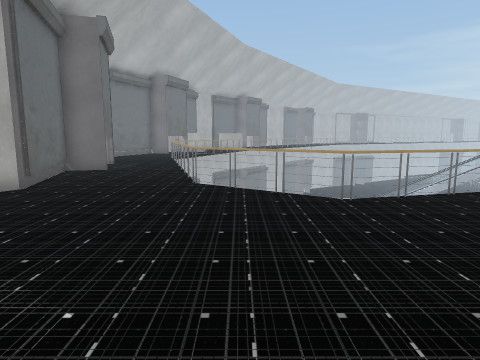
View 1 (above)

17 first-person views from a walk through a 3-D level made in the Unity game engine. The camera is 1.3 m above the floor, tilts 8° down and sees 75° across. The floor is counted in squares, 1 m on a side. Each view is taken from the middle of a square. On the plan, view 1 faces up. The plan holds only what a view shows up to about 14 squares ahead; the rest is blank. The place goes on beyond the plan. The player is left out. Some surface patterns are stand-ins.

View 2
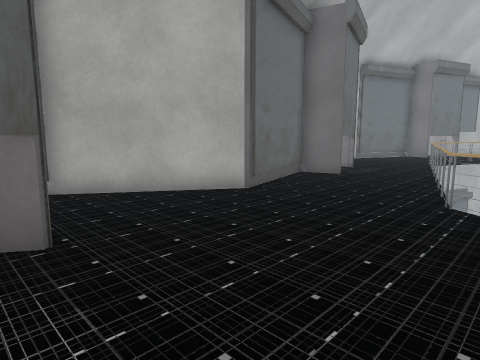

View 3
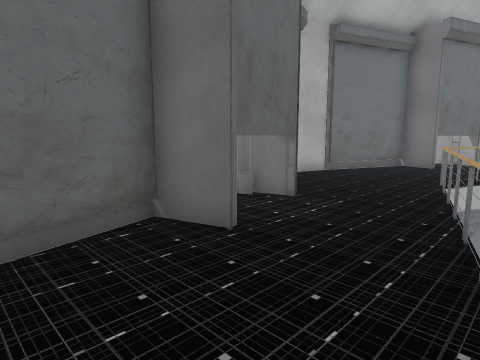

View 4
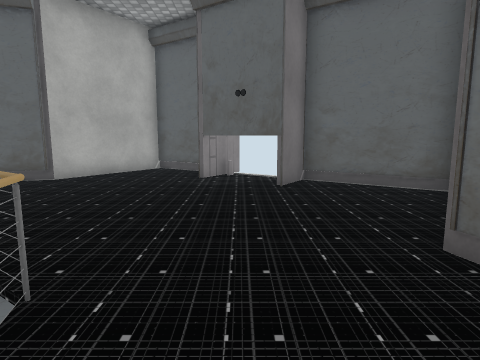

View 5
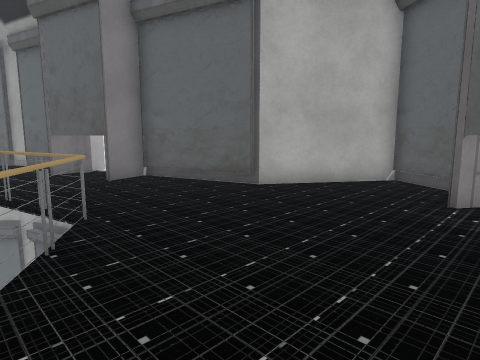

View 6
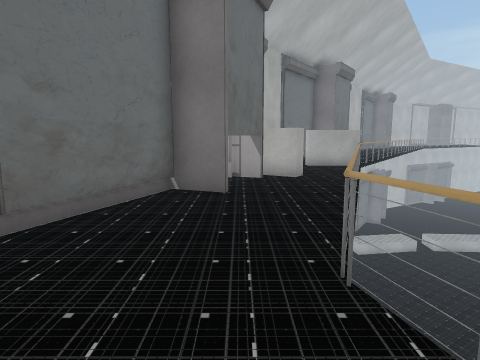

View 7
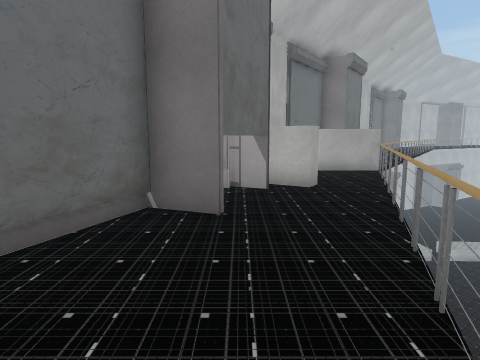

View 8
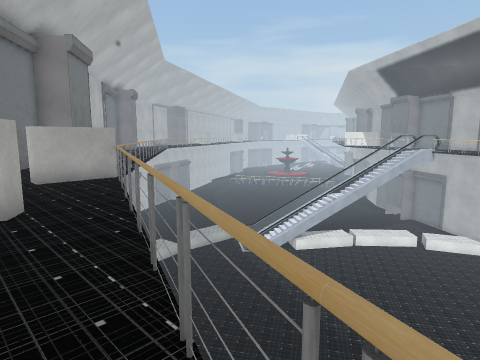

View 9
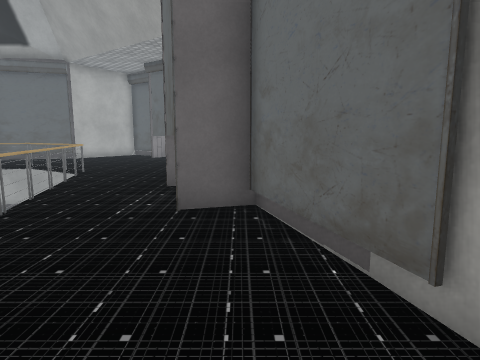

View 10
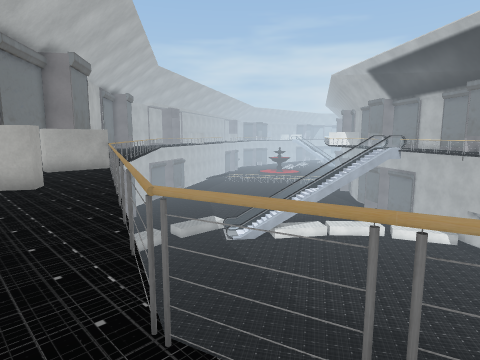

View 11
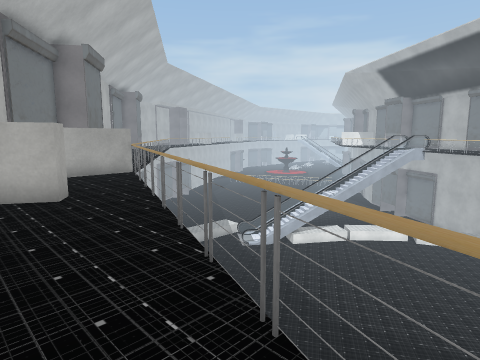

View 12
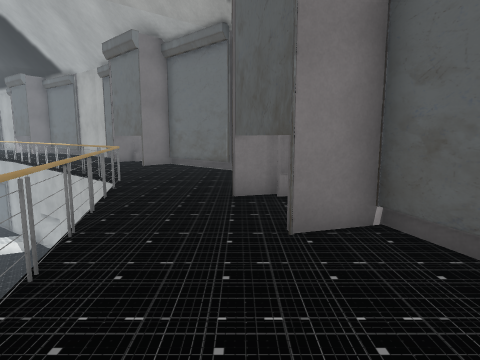

View 13
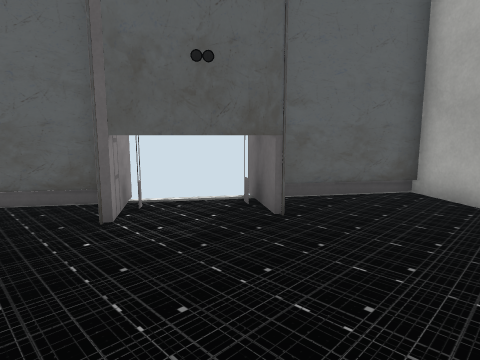

View 14
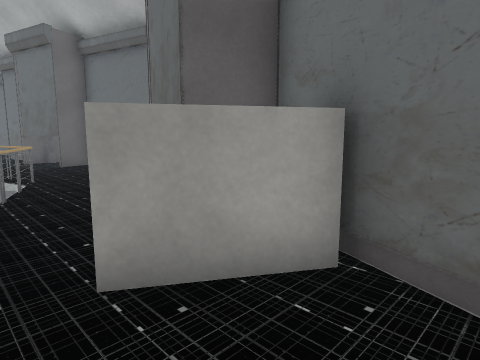

View 15
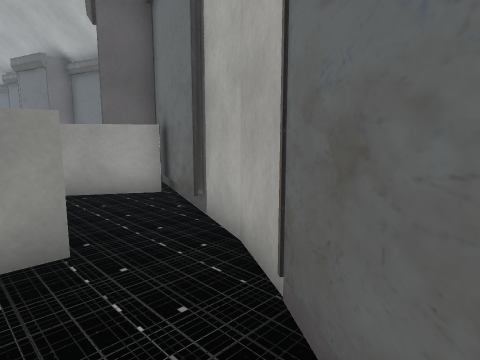

View 16
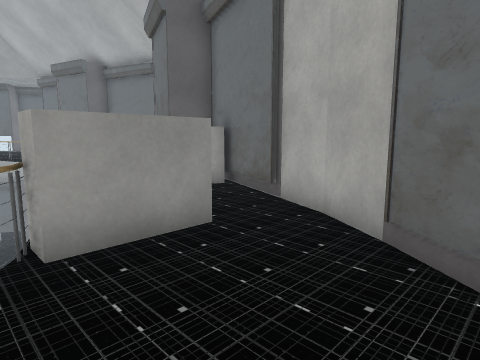

View 17
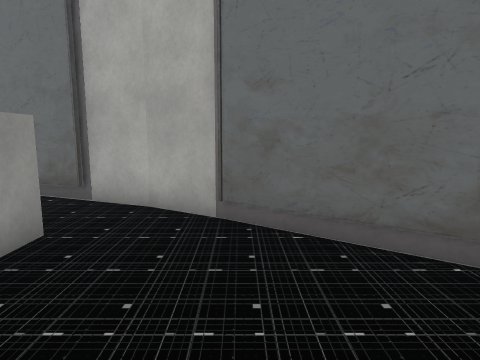

### Floor plan
Key: @ floor where view 1 was taken; # wall or solid block; . main floor; - floor 8 m lower than the main floor; / step, stairs or slope.
Columns run from 9 left of view 1 to 16 right of it. Each row starts with its distance up from view 1.
 35        ##.
 34       ##...
 33       #... /
 32      ##....
 31      #..../
 30     ##.-##   --
 29     #..../   --
 28     #....    ---
 27     ###..      --
 26     #.#.-      ---
 25     #...     -----
 24   ###../      ----
 23   ##...-       ----
 22  ##....         ------
 21  #....-          -----
 20 ##....            ---
 19 #....-             --
 18 #..../
 17 ##....
 16  #....-
 15  #..../
 14  ###../
 13    #...-
 12    #...-
 11    #.../               ...
 10    #.../             -....
  9    #....-            /...#
  8    #..../-       -//.....#
  7   ##....../  -//........##
  6   #.....................#
  5  ##..............##..####
  4  #.............#######
  3  ##............#
  2   #####.....####
  1       ##...##
  0       ##.@.#
 -1        ##.##
 -2         ###

Positions as (right, up) in squares from view 1, and headings:
1: (0, 0), facing up
2: (0, 2), facing up-left
3: (-2, 9), facing up-left
4: (-3, 11), facing down
5: (-3, 8), facing down-right
6: (-5, 16), facing up
7: (-5, 18), facing up
8: (-4, 20), facing up-right
9: (-7, 20), facing down
10: (-5, 17), facing up-right
11: (-5, 19), facing up-right
12: (2, 5), facing right
13: (0, 6), facing down-left
14: (-2, 29), facing down-left
15: (-1, 34), facing down-left
16: (1, 34), facing down-left
17: (2, 33), facing left
